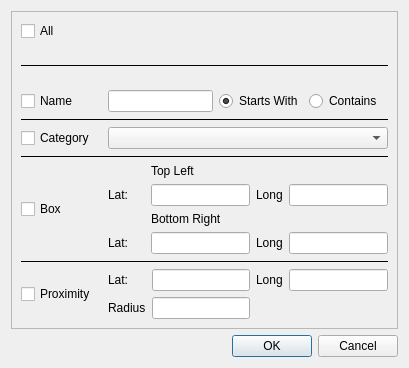
<?xml version="1.0" encoding="UTF-8"?>
<ui version="4.0">
 <class>LandmarkFilterDialog</class>
 <widget class="QDialog" name="LandmarkFilterDialog">
  <property name="geometry">
   <rect>
    <x>0</x>
    <y>0</y>
    <width>409</width>
    <height>368</height>
   </rect>
  </property>
  <property name="sizePolicy">
   <sizepolicy hsizetype="Preferred" vsizetype="Preferred">
    <horstretch>0</horstretch>
    <verstretch>0</verstretch>
   </sizepolicy>
  </property>
  <property name="windowTitle">
   <string>Set Filter</string>
  </property>
  <layout class="QGridLayout" name="gridLayout_5">
   <item row="0" column="0">
    <widget class="QScrollArea" name="scrollArea">
     <property name="widgetResizable">
      <bool>true</bool>
     </property>
     <widget class="QWidget" name="scrollAreaWidgetContents">
      <property name="geometry">
       <rect>
        <x>0</x>
        <y>0</y>
        <width>372</width>
        <height>309</height>
       </rect>
      </property>
      <layout class="QGridLayout" name="gridLayout_4">
       <item row="0" column="0">
        <layout class="QGridLayout" name="gridLayout_3">
         <item row="0" column="0">
          <widget class="QCheckBox" name="filterAllCheckBox">
           <property name="text">
            <string>All</string>
           </property>
          </widget>
         </item>
         <item row="1" column="0" rowspan="2" colspan="5">
          <widget class="Line" name="line_3">
           <property name="frameShadow">
            <enum>QFrame::Plain</enum>
           </property>
           <property name="orientation">
            <enum>Qt::Horizontal</enum>
           </property>
          </widget>
         </item>
         <item row="3" column="0">
          <widget class="QCheckBox" name="filterNameCheckBox">
           <property name="text">
            <string>Name</string>
           </property>
          </widget>
         </item>
         <item row="3" column="1">
          <widget class="QLineEdit" name="nameLineEdit">
           <property name="text">
            <string/>
           </property>
          </widget>
         </item>
         <item row="4" column="0" colspan="5">
          <widget class="Line" name="line_4">
           <property name="frameShadow">
            <enum>QFrame::Plain</enum>
           </property>
           <property name="orientation">
            <enum>Qt::Horizontal</enum>
           </property>
          </widget>
         </item>
         <item row="5" column="0">
          <widget class="QCheckBox" name="filterCategoryCheckBox">
           <property name="text">
            <string>Category</string>
           </property>
          </widget>
         </item>
         <item row="5" column="1" colspan="4">
          <widget class="QComboBox" name="categoryComboBox"/>
         </item>
         <item row="6" column="0" colspan="5">
          <widget class="Line" name="line">
           <property name="frameShadow">
            <enum>QFrame::Plain</enum>
           </property>
           <property name="orientation">
            <enum>Qt::Horizontal</enum>
           </property>
          </widget>
         </item>
         <item row="7" column="0">
          <widget class="QCheckBox" name="filterBoxCheckBox">
           <property name="text">
            <string>Box</string>
           </property>
          </widget>
         </item>
         <item row="7" column="1" colspan="4">
          <layout class="QGridLayout" name="gridLayout">
           <item row="0" column="1">
            <widget class="QLabel" name="label">
             <property name="text">
              <string>Top Left</string>
             </property>
            </widget>
           </item>
           <item row="1" column="0">
            <widget class="QLabel" name="label_2">
             <property name="text">
              <string>Lat:</string>
             </property>
            </widget>
           </item>
           <item row="1" column="1">
            <widget class="QLineEdit" name="boxTopLeftLatitudeLineEdit"/>
           </item>
           <item row="1" column="2">
            <widget class="QLabel" name="label_4">
             <property name="text">
              <string>Long</string>
             </property>
            </widget>
           </item>
           <item row="1" column="3">
            <widget class="QLineEdit" name="boxTopLeftLongitudeLineEdit"/>
           </item>
           <item row="4" column="0">
            <widget class="QLabel" name="label_3">
             <property name="text">
              <string>Lat:     </string>
             </property>
            </widget>
           </item>
           <item row="4" column="1">
            <widget class="QLineEdit" name="boxBottomRightLatitudeLineEdit"/>
           </item>
           <item row="4" column="2">
            <widget class="QLabel" name="label_5">
             <property name="text">
              <string>Long</string>
             </property>
            </widget>
           </item>
           <item row="4" column="3">
            <widget class="QLineEdit" name="boxBottomRightLongitudeLineEdit"/>
           </item>
           <item row="2" column="1">
            <widget class="QLabel" name="label_6">
             <property name="text">
              <string>Bottom Right</string>
             </property>
            </widget>
           </item>
          </layout>
         </item>
         <item row="8" column="0" colspan="5">
          <widget class="Line" name="line_2">
           <property name="frameShadow">
            <enum>QFrame::Plain</enum>
           </property>
           <property name="lineWidth">
            <number>0</number>
           </property>
           <property name="midLineWidth">
            <number>0</number>
           </property>
           <property name="orientation">
            <enum>Qt::Horizontal</enum>
           </property>
          </widget>
         </item>
         <item row="9" column="0">
          <widget class="QCheckBox" name="filterProximityCheckBox">
           <property name="text">
            <string>Proximity  </string>
           </property>
          </widget>
         </item>
         <item row="9" column="1" colspan="4">
          <layout class="QGridLayout" name="gridLayout_2">
           <item row="0" column="0">
            <widget class="QLabel" name="label_7">
             <property name="text">
              <string>Lat:</string>
             </property>
            </widget>
           </item>
           <item row="0" column="1">
            <widget class="QLineEdit" name="proximityLatitudeLineEdit"/>
           </item>
           <item row="0" column="2">
            <widget class="QLabel" name="label_8">
             <property name="text">
              <string>Long</string>
             </property>
            </widget>
           </item>
           <item row="0" column="3">
            <widget class="QLineEdit" name="proximityLongitudeLineEdit"/>
           </item>
           <item row="1" column="0">
            <widget class="QLabel" name="label_9">
             <property name="text">
              <string>Radius</string>
             </property>
            </widget>
           </item>
           <item row="1" column="1">
            <widget class="QLineEdit" name="radiusLineEdit"/>
           </item>
          </layout>
         </item>
         <item row="3" column="2">
          <widget class="QRadioButton" name="startsWithRadioButton">
           <property name="text">
            <string>Starts With</string>
           </property>
           <property name="checked">
            <bool>true</bool>
           </property>
          </widget>
         </item>
         <item row="3" column="3">
          <widget class="QRadioButton" name="containsRadioButton">
           <property name="text">
            <string>Contains</string>
           </property>
          </widget>
         </item>
        </layout>
       </item>
      </layout>
     </widget>
    </widget>
   </item>
   <item row="1" column="0">
    <widget class="QDialogButtonBox" name="buttonBox">
     <property name="orientation">
      <enum>Qt::Horizontal</enum>
     </property>
     <property name="standardButtons">
      <set>QDialogButtonBox::Cancel|QDialogButtonBox::Ok</set>
     </property>
    </widget>
   </item>
  </layout>
 </widget>
 <resources/>
 <connections>
  <connection>
   <sender>buttonBox</sender>
   <signal>accepted()</signal>
   <receiver>LandmarkFilterDialog</receiver>
   <slot>accept()</slot>
   <hints>
    <hint type="sourcelabel">
     <x>248</x>
     <y>254</y>
    </hint>
    <hint type="destinationlabel">
     <x>157</x>
     <y>274</y>
    </hint>
   </hints>
  </connection>
  <connection>
   <sender>buttonBox</sender>
   <signal>rejected()</signal>
   <receiver>LandmarkFilterDialog</receiver>
   <slot>reject()</slot>
   <hints>
    <hint type="sourcelabel">
     <x>316</x>
     <y>260</y>
    </hint>
    <hint type="destinationlabel">
     <x>286</x>
     <y>274</y>
    </hint>
   </hints>
  </connection>
 </connections>
</ui>
